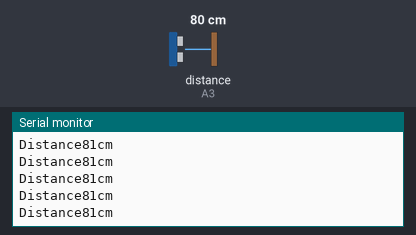
Recording of a sketch running on a simulated Arduino Uno, built with avr-gcc and run on an emulated ATmega328P. Shown: the last lines printed to the serial monitor. The inputs (shaded band) are chosen by the test bench; at power-on: distance to the obstacle (sensor on A3) 80 cm. The echo pulse lasts 58.3 µs per cm.

Above: at 1.2 s.
1.3 s: distance to the obstacle (sensor on A3) set to 2 cm
At 2.3 s:
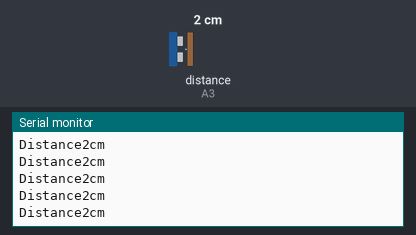
4.3 s: distance to the obstacle (sensor on A3) set to 120 cm
At 4.8 s:
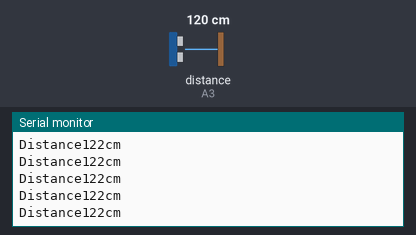
7.3 s: distance to the obstacle (sensor on A3) set to 4 cm
At 8.1 s:
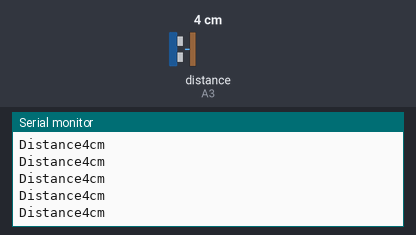
10.3 s: distance to the obstacle (sensor on A3) set to 18 cm
At 11.0 s:
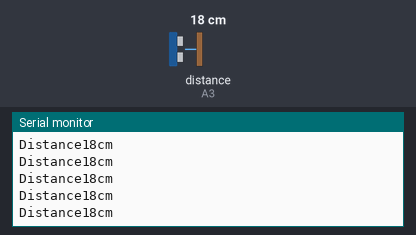
Timing chart, 0 to 13.3 s (numbered marks = the images above; inputs shaded):
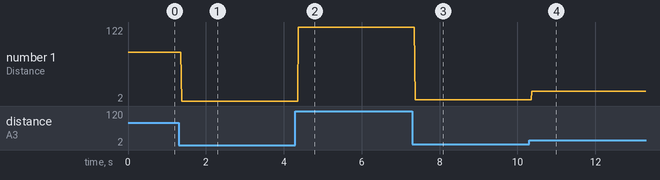

The sketch:

distance.ino
```cpp
#include <NewPing.h>

#define TRIG_PIN A2 // Pin A4 on the Motor Drive Shield connected to the ultrasonic sensor
#define ECHO_PIN A3 // Pin A5 on the Motor Drive Shield connected to the ultrasonic sensor
#define MAX_DISTANCE_POSSIBLE 1000 // sets maximum useable sensor measuring distance to 1000cm
#define MAX_SPEED 120 // sets speed of DC traction motors to 120/256 or about 47% of full speed - to reduce power draining.
#define COLL_DIST 20 // sets distance at which robot stops and reverses to 10cm
#define TURN_DIST COLL_DIST+10 // sets distance at which robot looks away from object (not reverse) to 20cm (10+10)
NewPing sonar(TRIG_PIN, ECHO_PIN, MAX_DISTANCE_POSSIBLE); // sets up sensor library to use the correct pins to measure distance.

void setup() {
  Serial.begin(9600);

}

void loop() {
  unsigned int uS = sonar.ping();
  int cm = uS / US_ROUNDTRIP_CM;
  Serial.print("Distance");
  Serial.print(cm);
  Serial.print("cm");
  Serial.println();
}
```

Measured:
- after the input at 1.3 s, the serial monitor: prints a new line after 0.07 s (image 1)
- after the input at 4.3 s, the serial monitor: prints a new line after 0.08 s (image 2)
- after the input at 7.3 s, the serial monitor: prints a new line after 0.07 s (image 3)
- after the input at 10.3 s, the serial monitor: prints a new line after 0.07 s (image 4)
- plotted number 1: 81 → 2 after the input at 1.3 s, 2 → 122 after the input at 4.3 s, 122 → 4 after the input at 7.3 s, 4 → 18 after the input at 10.3 s
